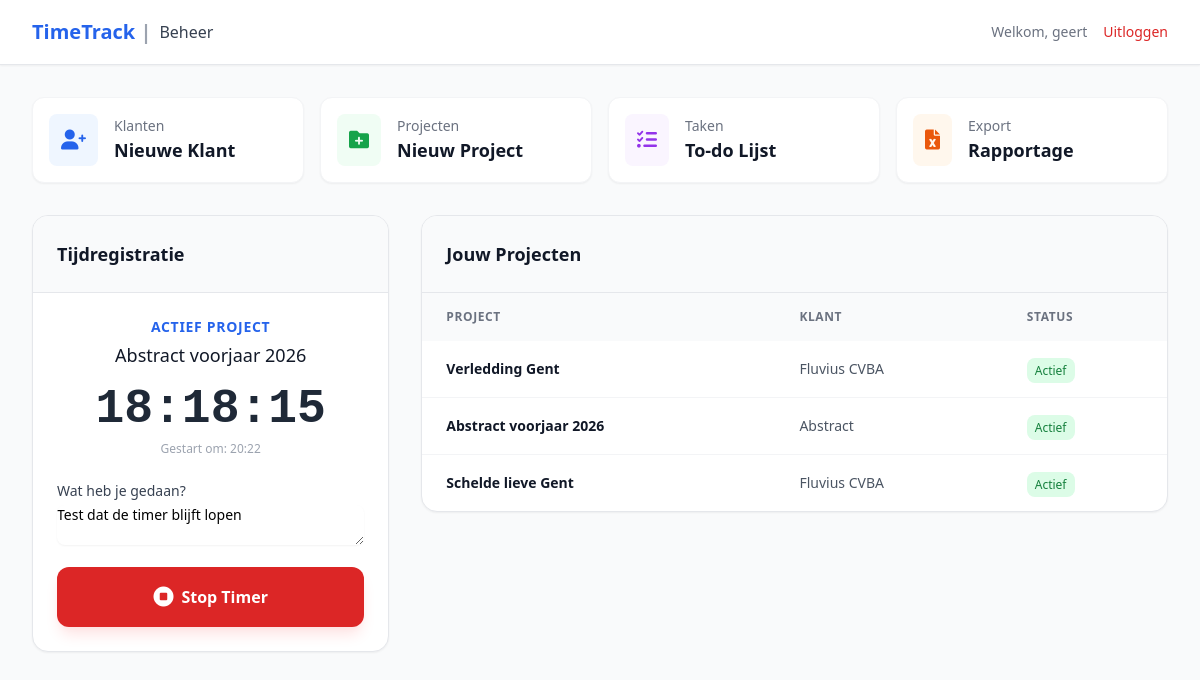
The app's page / (signed in) with its own data.
### time_reg_web/models.py (models this page shows, shortened)
class UserProfile(models.Model):
    user = models.OneToOneField(
        User, on_delete=models.CASCADE, related_name='profile'
    )
    company = models.ForeignKey(
        Company, on_delete=models.CASCADE, related_name='employees',
        null=True, blank=True
    )
    is_company_admin = models.BooleanField(
        default=False,
        help_text="Kan deze gebruiker andere gebruikers toevoegen aan dit bedrijf?"
    )

class Company(models.Model):
    name = models.CharField(max_length=100, verbose_name="Bedrijfsnaam")
    created_at = models.DateTimeField(auto_now_add=True)
    class Meta:
        verbose_name = "Bedrijf"
        verbose_name_plural = "Bedrijven"

class TimeRegistry(models.Model):
    company = models.ForeignKey(Company, on_delete=models.CASCADE, related_name='time_registrys')
    user = models.ForeignKey(User, on_delete=models.CASCADE, related_name='time_registrys')
    project = models.ForeignKey(Project, on_delete=models.CASCADE, related_name='time_registrys')
    start_time = models.DateTimeField()
    end_time = models.DateTimeField(null=True, blank=True)
    description = models.TextField(blank=True)

class Project(models.Model):
    company = models.ForeignKey(Company, on_delete=models.CASCADE, related_name='projects')
    customer = models.ForeignKey(Customer, on_delete=models.CASCADE, related_name='projects')
    project_id = models.IntegerField()
    project_name = models.CharField(max_length=255)
    project_description = models.TextField(blank=True)
    start_date = models.DateField()
    end_date = models.DateField(null=True, blank=True)
    is_active = models.BooleanField(default=True)
    class Meta:
        unique_together = ('company', 'project_id')

class Customer(models.Model):
    company = models.ForeignKey(Company, on_delete=models.CASCADE, related_name='customers')
    customer_id = models.IntegerField()
    customer_name = models.CharField(max_length=255)
    customer_email = models.EmailField()
    class Meta:
        unique_together = ('company', 'customer_id')

### time_reg_web/views.py (the view)
# urls.py: path('', views.DashboardView.as_view(), name='dashboard'),
class DashboardView(TenantObjectMixin, ListView):
    model = Project
    template_name = 'dashboard/index.html'
    context_object_name = 'projects'
    def get_context_data(self, **kwargs):
        context = super().get_context_data(**kwargs)
        context['active_timer'] = TimeRegistry.objects.filter(user=self.request.user, end_time__isnull=True).first()
        if self.request.user.is_authenticated:
            context['customers'] = Customer.objects.filter(
                company=self.request.user.profile.company
            )
        return context

### time_reg_web/mixins.py (called while the page is built)
    def get_queryset(self):
        queryset = super().get_queryset()
        if not hasattr(self.request.user, 'profile') or not self.request.user.profile.company:
            return queryset.none()
        return queryset.filter(company=self.request.user.profile.company)

### time_reg_web/templates/dashboard/index.html (shortened to what this page needs)
<!DOCTYPE html>
<html lang="nl">
<head>
    <script src="https://cdn.tailwindcss.com"></script>
    <link rel="stylesheet" href="https://cdnjs.cloudflare.com/ajax/libs/font-awesome/6.0.0/css/all.min.css">
</head>
<body class="bg-gray-50 min-h-screen">
    <nav class="bg-white shadow-sm border-b border-gray-200">
        <div class="max-w-7xl mx-auto px-4 sm:px-6 lg:px-8">
            <div class="flex justify-between h-16">
                <div class="flex items-center">
                    <span class="text-xl font-bold text-blue-600">TimeTrack <span class="text-gray-400">|</span></span>
                    <span class="ml-2 font-medium text-gray-700">{{ user.profile.company.name }}</span>
                </div>
                <div class="flex items-center space-x-4">
                    <span class="text-sm text-gray-500">Welkom, {{ user.username }}</span>
                    <a href="{% url 'login' %}" class="text-sm font-medium text-red-600 hover:text-red-500">Uitloggen</a>
                </div>
            </div>
        </div>
    </nav>
    <main class="max-w-7xl mx-auto py-8 px-4 sm:px-6 lg:px-8">
        <div class="grid grid-cols-1 md:grid-cols-2 lg:grid-cols-4 gap-4 mb-8">
            <a href="{% url 'customer_create' %}" class="flex items-center p-4 bg-white rounded-xl shadow-sm border border-gray-100 hover:border-blue-500 transition-all group">
                <div class="p-3 rounded-lg bg-blue-50 text-blue-600 group-hover:bg-blue-600 group-hover:text-white transition-colors">
                    <i class="fas fa-user-plus text-xl"></i>
                </div>
                <div class="ml-4">
                    <p class="text-sm font-medium text-gray-500">Klanten</p>
                    <p class="text-lg font-bold text-gray-900">Nieuwe Klant</p>
                </div>
            </a>
            <a href="{% url 'project_create' %}" class="flex items-center p-4 bg-white rounded-xl shadow-sm border border-gray-100 hover:border-green-500 transition-all group">
                <div class="p-3 rounded-lg bg-green-50 text-green-600 group-hover:bg-green-600 group-hover:text-white transition-colors">
                    <i class="fas fa-folder-plus text-xl"></i>
                </div>
                <div class="ml-4">
                    <p class="text-sm font-medium text-gray-500">Projecten</p>
                    <p class="text-lg font-bold text-gray-900">Nieuw Project</p>
                </div>
            </a>
            <a href="#" class="flex items-center p-4 bg-white rounded-xl shadow-sm border border-gray-100 hover:border-purple-500 transition-all group">
                <div class="p-3 rounded-lg bg-purple-50 text-purple-600 group-hover:bg-purple-600 group-hover:text-white transition-colors">
                    <i class="fas fa-list-check text-xl"></i>
                </div>
                <div class="ml-4">
                    <p class="text-sm font-medium text-gray-500">Taken</p>
                    <p class="text-lg font-bold text-gray-900">To-do Lijst</p>
                </div>
            </a>
            <a href="{% url 'export' %}" class="flex items-center p-4 bg-white rounded-xl shadow-sm border border-gray-100 hover:border-orange-500 transition-all group">
                <div class="p-3 rounded-lg bg-orange-50 text-orange-600 group-hover:bg-orange-600 group-hover:text-white transition-colors">
                    <i class="fas fa-file-excel text-xl"></i>
                </div>
                <div class="ml-4">
                    <p class="text-sm font-medium text-gray-500">Export</p>
                    <p class="text-lg font-bold text-gray-900">Rapportage</p>
                </div>
            </a>
        </div>
        <div class="grid grid-cols-1 lg:grid-cols-3 gap-8">
            <div class="lg:col-span-1">
                <div class="bg-white rounded-2xl shadow-sm border border-gray-200 overflow-hidden">
                    <div class="p-6 bg-gray-50 border-b border-gray-200">
                        <h2 class="text-lg font-bold text-gray-900">Tijdregistratie</h2>
                    </div>
                    <div class="p-6">
                        {% if active_timer %}
                            <div class="text-center mb-6">
                                <p class="text-sm text-blue-600 font-bold mb-1 uppercase tracking-wider">Actief Project</p>
                                <p class="text-lg font-medium text-gray-900 mb-4">{{ active_timer.project.project_name }}</p>
                                <div class="text-5xl font-mono font-bold text-gray-800 tabular-nums" id="timer-display">00:00:00</div>
                                <p class="text-xs text-gray-400 mt-2">Gestart om: {{ active_timer.start_time|date:"H:i" }}</p>
                            </div>
                            <form action="{% url 'stop_timer' active_timer.id %}" method="POST" class="space-y-4">
                                <div>
                                    <label class="block text-sm font-medium text-gray-700 mb-1">Wat heb je gedaan?</label>
                                    <textarea name="description" rows="2"
                                        class="w-full rounded-lg border-gray-300 shadow-sm focus:border-red-500 focus:ring-red-500 text-sm"
                                        placeholder="Beschrijf je werkzaamheden (optioneel)...">{{ active_timer.description }}</textarea>
                                </div>
                                <button type="submit" class="w-full bg-red-600 text-white py-4 px-4 rounded-xl font-bold hover:bg-red-700 shadow-lg shadow-red-100 transition-all flex items-center justify-center">
                                    <i class="fas fa-stop-circle mr-2 text-xl"></i> Stop Timer
                                </button>
                            </form>
                        {% endif %}
                    </div>
                </div>
            </div>
            <div class="lg:col-span-2">
                <div class="bg-white rounded-2xl shadow-sm border border-gray-200 overflow-hidden">
                    <div class="p-6 bg-gray-50 border-b border-gray-200 flex justify-between items-center">
                        <h2 class="text-lg font-bold text-gray-900">Jouw Projecten</h2>
                    </div>
                    <div class="overflow-x-auto">
                        <table class="w-full text-left border-collapse">
                            <thead>
                                <tr class="text-xs font-semibold text-gray-500 uppercase tracking-wider bg-gray-50">
                                    <th class="px-6 py-4">Project</th>
                                    <th class="px-6 py-4">Klant</th>
                                    <th class="px-6 py-4">Status</th>
                                </tr>
                            </thead>
                            <tbody class="divide-y divide-gray-100">
                                {% for project in projects %}
                                <tr class="hover:bg-gray-50 transition-colors">
                                    <td class="px-6 py-4">
                                        <div class="text-sm font-bold text-gray-900">{{ project.project_name }}</div>
                                    </td>
                                    <td class="px-6 py-4 text-sm text-gray-600">
                                        {{ project.customer.customer_name }}
                                    </td>
                                    <td class="px-6 py-4">
                                        {% if project.is_active %}
                                            <span class="px-2 py-1 text-xs font-medium bg-green-100 text-green-700 rounded-lg">Actief</span>
                                        {% else %}
                                            <span class="px-2 py-1 text-xs font-medium bg-gray-100 text-gray-700 rounded-lg">Inactief</span>
                                        {% endif %}
                                    </td>
                                </tr>
                                {% empty %}
                                <tr>
                                    <td colspan="3" class="px-6 py-10 text-center text-gray-500 italic">
                                        Geen projecten gevonden.
                                    </td>
                                </tr>
                                {% endfor %}
                            </tbody>
                        </table>
                    </div>
                </div>
            </div>
        </div>
    </main>
</body>
</html>

### records on screen
TimeRegistry: project.project_name "Abstract voorjaar 2026", start_time "20:22", description "Test dat de timer blijft lopen"
Project: project_name "Verledding Gent", customer.customer_name "Fluvius CVBA", is_active "Actief"
Project: project_name "Abstract voorjaar 2026", customer.customer_name "Abstract", is_active "Actief"
Project: project_name "Schelde lieve Gent", customer.customer_name "Fluvius CVBA", is_active "Actief"

### other values on screen
{{ user.profile.company.name }} "Beheer"
{{ user.username }} "geert"
